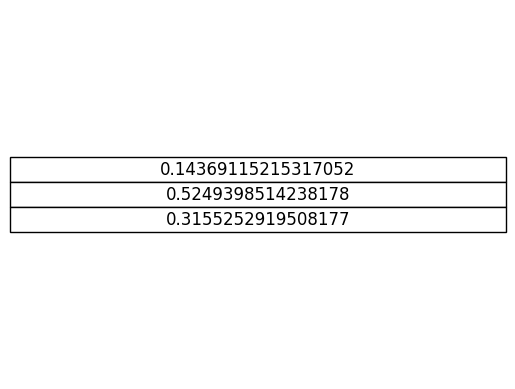
#> input picture grafph/table_images/table1.png, 515 x 389 px
$ python withimages.py
#> lines starting #> are read from the running program, lines starting #| are printed output that depends on the picture
import matplotlib.pyplot as plt
import matplotlib.image as mpimg
import networkx as nx

img = mpimg.imread('table_images/table1.png')
#> img is the input picture: shape (389, 515, 4) float32; mean R, G, B, A 0.974, 0.974, 0.974, 1
G = nx.Graph()
G.add_node(0, image=mpimg.imread('table_images/aqui.png'), layer="camada1")
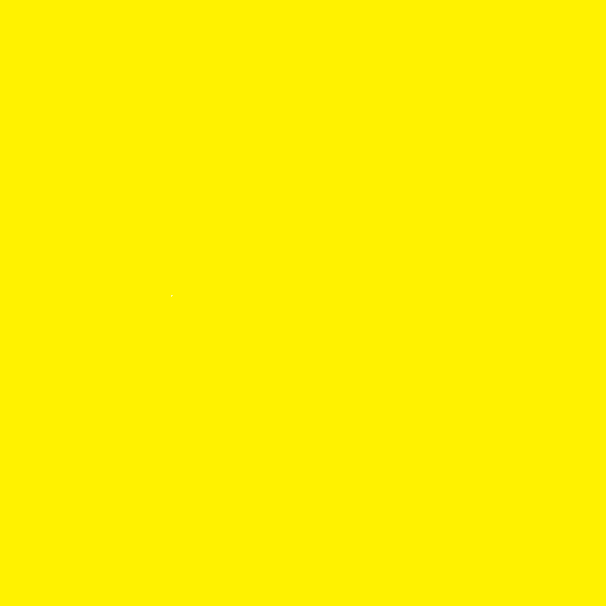
#> input picture grafph/table_images/aqui.png, 606 x 606 px
G.add_node(1, image=mpimg.imread('table_images/table2.png'), layer="camada2")
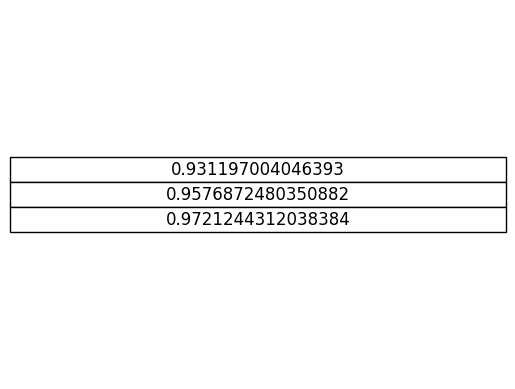
#> input picture grafph/table_images/table2.png, 515 x 389 px
G.add_node(2, image=mpimg.imread('table_images/table3.png'), layer="camada2")
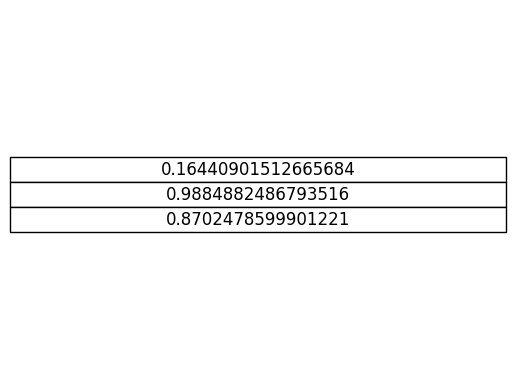
#> input picture grafph/table_images/table3.png, 515 x 389 px
G.add_node(3, image=mpimg.imread('table_images/table4.png'), layer="camada3")
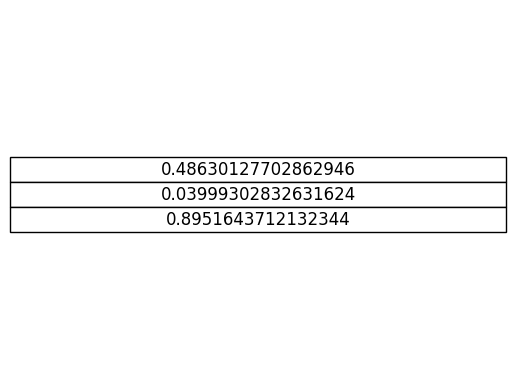
#> input picture grafph/table_images/table4.png, 515 x 389 px
G.add_node(4, image=mpimg.imread('table_images/table5.png'), layer="camada3")
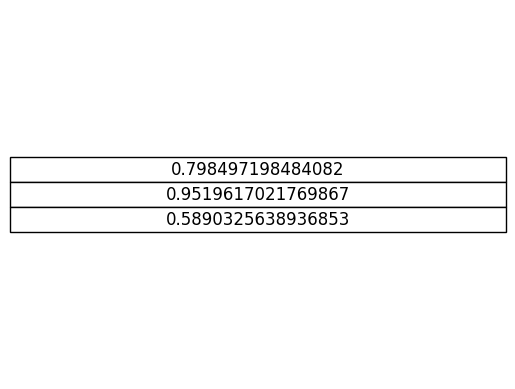
#> input picture grafph/table_images/table5.png, 515 x 389 px
#> (the run stopped early here; a loop or call above may not have finished)
